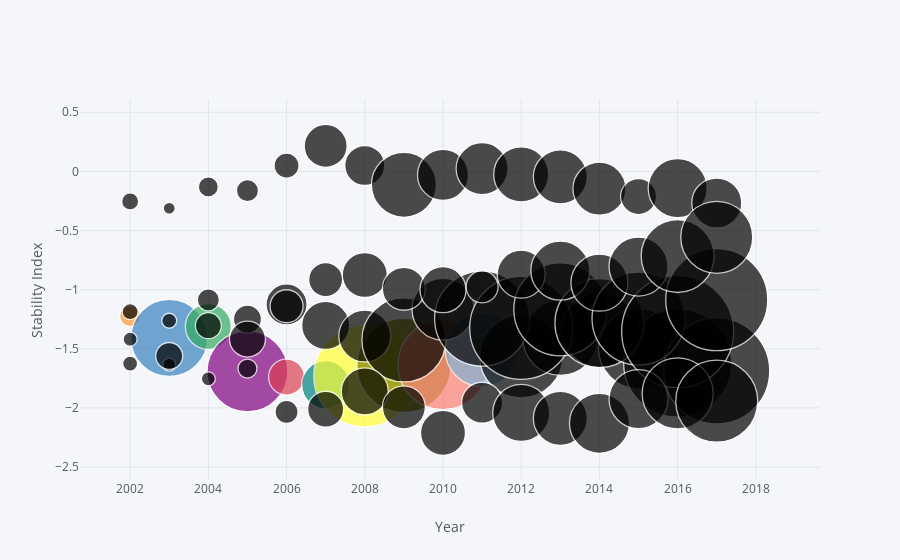

Source (notebook cell):
### Code cell
#Creating a Scatter bubble graph comparing Aid vs Stability by year using the following variables:
#x_axis = Year
#y = stability
#x1 = Total Aid # size of the bubble

#pip install cufflinks in GitBash

select_top_country_df.iplot(kind='bubble', x='Year', mode='markers', y='Total Stability', size='Total Aid', text='Country',
             xTitle='Year', yTitle='Stability Index',
             filename='Aid_vs_Stability_bubbleplot')

### Figure 1 — Plotly figure (JSON) as saved in the notebook; plotly's stock layout.template omitted (floating-point values rounded to 4 significant figures)
{"data": [{"marker": {"color": ["rgb(255, 153, 51)", "rgb(55, 128, 191)", "rgb(50, 171, 96)", "rgb(128, 0, 128)", "rgb(219, 64, 82)", "rgb(0, 128, 128)", "rgb(255, 255, 51)", "rgb(128, 128, 0)", "rgb(251, 128, 114)", "rgb(128, 177, 211)"], "line": {"width": 1.3}, "size": [21, 77, 46, 81, 36, 48, 102, 94, 90, 74, 83, 75, 75, 80, 108, 106, 16, 15, 22, 28, 41, 48, 52, 84, 62, 95, 103, 93, 89, 93, 112, 102, 15, 13, 14, 19, 23, 36, 47, 43, 45, 41, 57, 54, 60, 59, 71, 82, 17, 12, 20, 22, 25, 43, 40, 65, 51, 52, 55, 54, 53, 36, 59, 50, 14, 27, 26, 36, 33, 34, 45, 43, 46, 32, 48, 59, 57, 59, 73, 72], "symbol": "circle"}, "mode": "markers", "text": ["Ethiopia", "Ethiopia", "Ethiopia", "Ethiopia", "Ethiopia", "Ethiopia", "Ethiopia", "Ethiopia", "Ethiopia", "Ethiopia", "Ethiopia", "Ethiopia", "Ethiopia", "Ethiopia", "Ethiopia", "Ethiopia", "Kenya", "Kenya", "Kenya", "Kenya", "Kenya", "Kenya", "Kenya", "Kenya", "Kenya", "Kenya", "Kenya", "Kenya", "Kenya", "Kenya", "Kenya", "Kenya", "Nigeria", "Nigeria", "Nigeria", "Nigeria", "Nigeria", "Nigeria", "Nigeria", "Nigeria", "Nigeria", "Nigeria", "Nigeria", "Nigeria", "Nigeria", "Nigeria", "Nigeria", "Nigeria", "South Africa", "South Africa", "South Africa", "South Africa", "South Africa", "South Africa", "South Africa", "South Africa", "South Africa", "South Africa", "South Africa", "South Africa", "South Africa", "South Africa", "South Africa", "South Africa", "Uganda", "Uganda", "Uganda", "Uganda", "Uganda", "Uganda", "Uganda", "Uganda", "Uganda", "Uganda", "Uganda", "Uganda", "Uganda", "Uganda", "Uganda", "Uganda"], "type": "scatter", "uid": "7919837f-1d45-464e-8aa0-42500acdef7b", "x": [2002, 2003, 2004, 2005, 2006, 2007, 2008, 2009, 2010, 2011, 2012, 2013, 2014, 2015, 2016, 2017, 2002, 2003, 2004, 2005, 2006, 2007, 2008, 2009, 2010, 2011, 2012, 2013, 2014, 2015, 2016, 2017, 2002, 2003, 2004, 2005, 2006, 2007, 2008, 2009, 2010, 2011, 2012, 2013, 2014, 2015, 2016, 2017, 2002, 2003, 2004, 2005, 2006, 2007, 2008, 2009, 2010, 2011, 2012, 2013, 2014, 2015, 2016, 2017, 2002, 2003, 2004, 2005, 2006, 2007, 2008, 2009, 2010, 2011, 2012, 2013, 2014, 2015, 2016, 2017], "y": [-1.223, -1.409, -1.311, -1.691, -1.739, -1.803, -1.73, -1.641, -1.635, -1.507, -1.564, -1.407, -1.339, -1.498, -1.62, -1.687, -1.186, -1.263, -1.087, -1.25, -1.125, -1.303, -1.392, -1.425, -1.166, -1.245, -1.323, -1.167, -1.282, -1.244, -1.355, -1.084, -1.625, -1.634, -1.754, -1.667, -2.034, -2.011, -1.861, -1.995, -2.211, -1.956, -2.042, -2.088, -2.13, -1.925, -1.878, -1.943, -0.2537, -0.3117, -0.1314, -0.1626, 0.0482, 0.2158, 0.04973, -0.1133, -0.02943, 0.02403, -0.02539, -0.04629, -0.1464, -0.213, -0.1415, -0.2673, -1.419, -1.561, -1.305, -1.418, -1.14, -0.9151, -0.8763, -0.9924, -1.001, -0.9761, -0.869, -0.8387, -0.9411, -0.8045, -0.7153, -0.5574]}], "layout": {"legend": {"bgcolor": "#F5F6F9", "font": {"color": "#4D5663"}}, "paper_bgcolor": "#F5F6F9", "plot_bgcolor": "#F5F6F9", "title": {"font": {"color": "#4D5663"}}, "xaxis": {"gridcolor": "#E1E5ED", "showgrid": true, "tickfont": {"color": "#4D5663"}, "title": {"font": {"color": "#4D5663"}, "text": "Year"}, "zerolinecolor": "#E1E5ED"}, "yaxis": {"gridcolor": "#E1E5ED", "showgrid": true, "tickfont": {"color": "#4D5663"}, "title": {"font": {"color": "#4D5663"}, "text": "Stability Index"}, "zerolinecolor": "#E1E5ED"}}}
